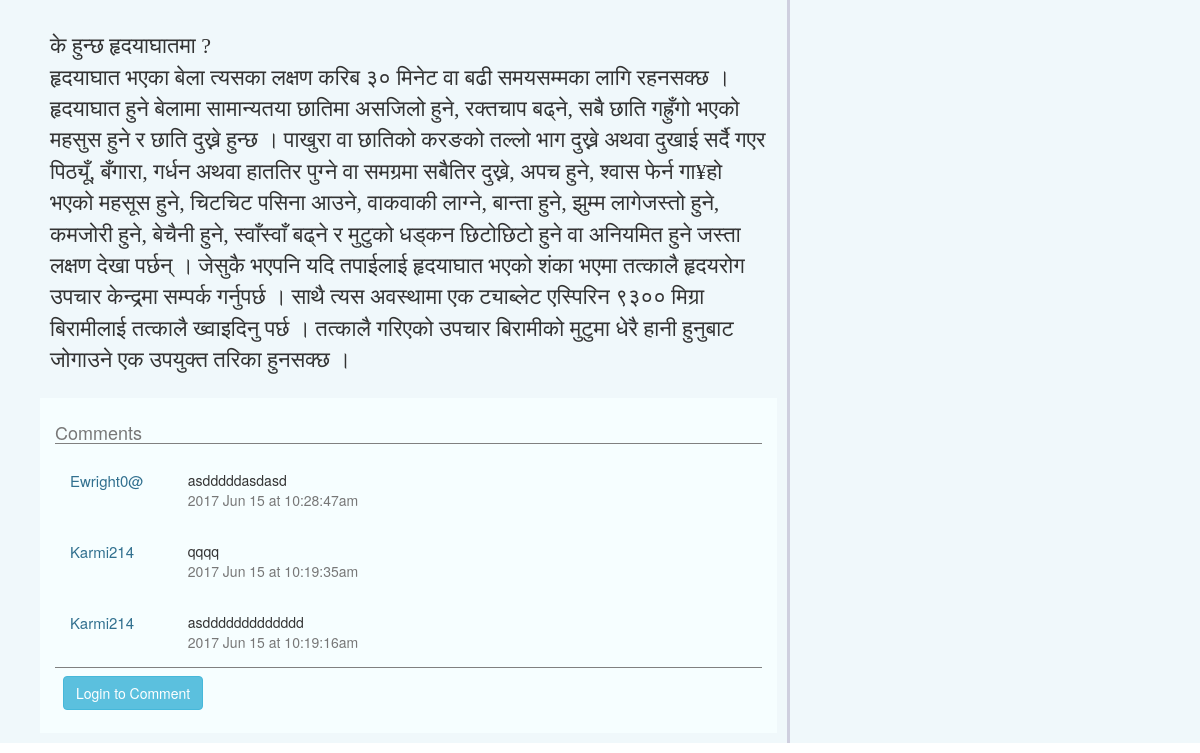
The page /doctor/news.php?id=2 (lower part) on the database as committed earlier.
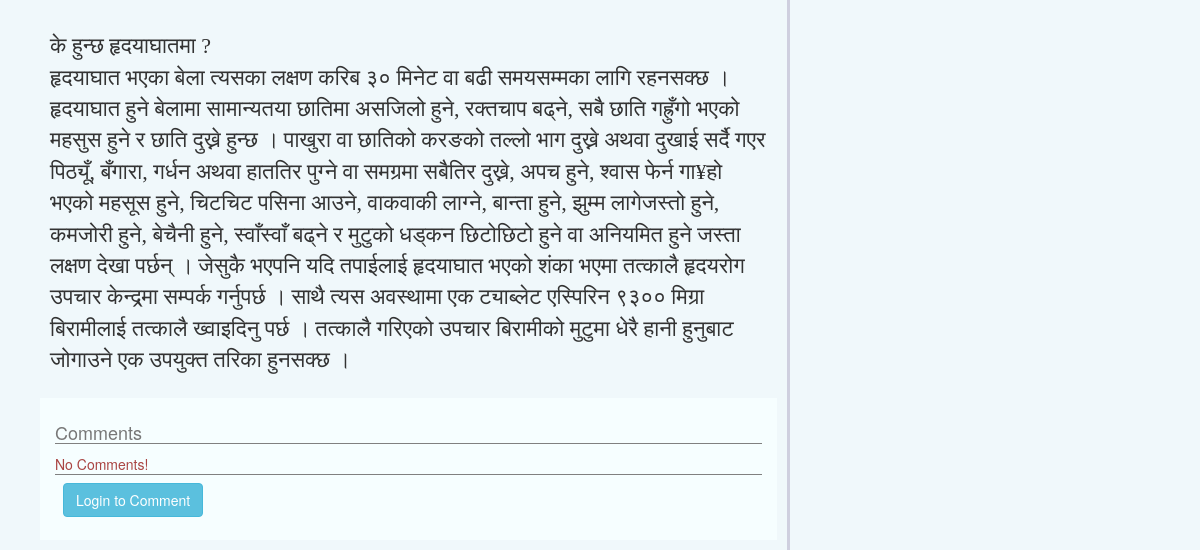
The same page on the database as committed later.
### tables this page shows
CREATE TABLE IF NOT EXISTS `news_comments` (
  `news_id` int(11) NOT NULL,
  `comments_id` int(11) NOT NULL AUTO_INCREMENT,
  `user_id` int(33) NOT NULL,
  `comments` varchar(200) NOT NULL,
  `date` varchar(33) NOT NULL,
  PRIMARY KEY (`comments_id`)
);

CREATE TABLE IF NOT EXISTS `users` (
  `user_id` int(11) NOT NULL AUTO_INCREMENT,
  `username` varchar(32) NOT NULL,
  `password` varchar(32) NOT NULL,
  `position` varchar(20) NOT NULL,
  PRIMARY KEY (`user_id`)
);

### doctor/news.php (the view, shortened to what this page needs)
<?php
include("../include/dbconnection.php");
?>
<!DOCTYPE html>
<html>
<head>
   <?php include("head.php"); ?>
</head>
<body >
<div class="bg-color">
<div class="container news-block">
<?php
        if(isset($_GET['id'])){
          $id=$_GET['id'];
          $query="select * from news where news_id = $id";
          $query_run=mysqli_query($connect,$query);
          $row=mysqli_fetch_assoc($query_run);
        }
       ?>
<div class="col-sm-8 col-lg-8 col-md-8 col-xs-12 news-body" style="border-right:solid #cfcfdf;">
      <div class="" style="margin:2px 0px 2px 0px; padding:10px 10px 10px 10px;">
          <p  style=" font-family: 'Tangerine', serif;
        font-size: 22px;"><?php echo $row['detail'];?></p>
    </div>
     <div class="" style="background:#f6feff; padding:15px;">
     <h4 class="text-muted text-left" style="border-bottom:solid 1px grey;">Comments</h4>
     <div style="border-bottom:solid 1px grey;">
            <?php
          $news_ids=$_GET['id'];
          $query="SELECT * from news_comments join users WHERE news_id=$news_ids AND news_comments.user_id=users.user_id order by date DESC limit 20";
          $query_run=mysqli_query($connect,$query);
          if(mysqli_num_rows($query_run)>0){
            while($rown=mysqli_fetch_assoc($query_run)){;
        ?>
      <div class="row" style="padding:15px;">
        <div style="margin:1px 0px 1px 0px;">
        <div class="col-md-2 col-sm-12 col-xs-12 text-capitalize text-info " style="font-size:15px"><?php echo $rown['username'];?></div>
        <div class="col-md-10 col-sm-12 col-xs-12 text-gray-dark" style="">
        <?php echo $rown['comments']; ?>
             <div class="text-muted">
        <?php
               echo $rown['date'];
             ?>
        </div>
      </div>
      </div>
      </div>
  <?php }
       }
    else{
        echo '<span class="text-center text-danger ">';
          echo "No Comments!" ;
          echo '</span>';
      }
  ?>
  </div>
       <?php
            if(!isset($_SESSION['id'])){
      echo "
               <a href='logreg.php' class='btn btn-info' style='margin:8px;'> Login to Comment</a> ";
          }
      else{
                 echo '<form action="" method="POST" accept-charset="utf-8">
                   <textarea name="written_comments"placeholder="Write Comments" style="resize:none;width:100%; margin:10px 2px 5px 2px;"></textarea>
                     <input type="submit" name="submit_comments" value="POST" class="pull-right btn btn-info">
                     </form>';
      }
       ?>
  </div>
</div>
</div>
</div>
</body>

Rows that differ between the two databases and show on the page:
removed news_comments: user.username "Ewright0@", comments "asdddddasdasd", date "2017 Jun 15 at 10:28:47am"
removed news_comments: user.username "Karmi214", comments "qqqq", date "2017 Jun 15 at 10:19:35am"
removed news_comments: user.username "Karmi214", comments "asddddddddddddd", date "2017 Jun 15 at 10:19:16am"
Other text that changed with them:
text now shown: "No Comments!"
